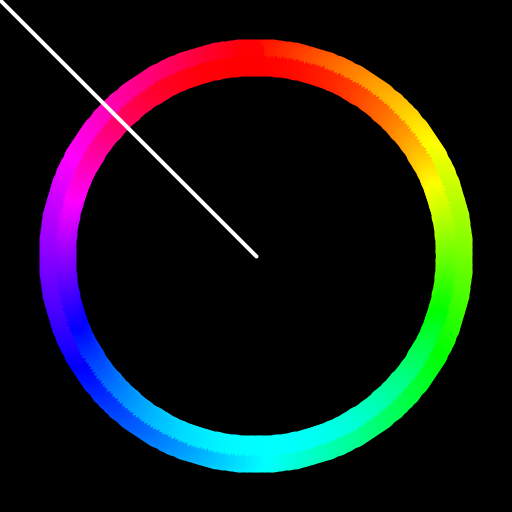
Frame 1 (no input)
Frame 60 (the mouse pressed at the canvas centre just before this capture): identical to frame 1, image omitted
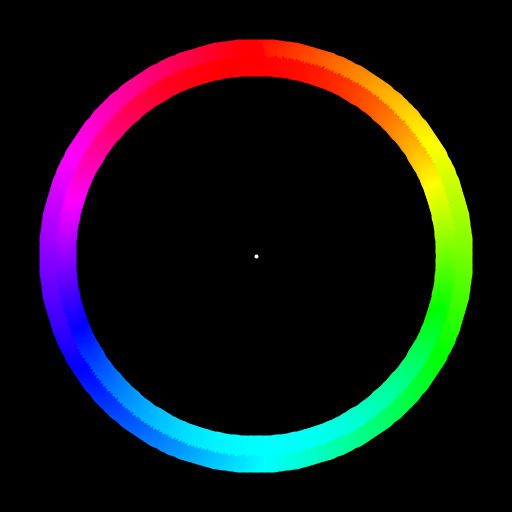
Frame 120 (the mouse held since frame 60 and released just before this capture)

The Processing sketch that drew these frames (run headless with seeded random() and noise(); from frame 60 on, the mouse is pressed at the canvas centre):

// Processing sketch: dot_product_angles
// ── dot_product_angles.pde
float angleNormalizedValues[];
float dotNormalizedValues[];
int res = 360;
int MAX = 0xFF;

void setup() {
  colorMode(HSB, MAX);
  size(512, 512);
  angleNormalizedValues = new float[res];
  dotNormalizedValues = new float[res];

  for (int i = 0; i < res; i++) {
    float alpha = (i * TWO_PI)/res;
    angleNormalizedValues[i] = map(alpha, 0, TWO_PI, 0, MAX);
    dotNormalizedValues[i] = getDotProductColor(alpha);
  }
}

void draw() {
  background(0);
  translate(width/2, height/2);

  rotate(-HALF_PI);
  strokeWeight(24);
  float radius = width / 2;
  float outerRad = radius * 0.8;
  float innerRad = radius * 0.75;
  for (int i = 0; i < res; i++) {
    float alpha = i * (TWO_PI/res);
    PVector p = getCartCoords(outerRad, alpha);
    stroke(angleNormalizedValues[i], MAX, MAX);
    point(p.x, p.y);
    p = getCartCoords(innerRad, alpha);
    stroke(dotNormalizedValues[i], MAX, MAX);
    point(p.x, p.y);
  }
  rotate(HALF_PI);

  stroke(0, 0, MAX);
  strokeWeight(4);

  int mx = mouseX - (width/2);
  int my = mouseY - (height/2);
  
  
  
  line(0, 0, mx, my);
}

PVector getCartCoords(float r, float a) {
  float x = r * cos(a);
  float y = r * sin(a);
  return new PVector(x, y);
}

float getDotProductColor(float a) {
  PVector basisVector = new PVector(1, 0);
  PVector myVector = getCartCoords(1, a);
  float d = basisVector.dot(myVector);
  float m = 0;
  if (a < HALF_PI) {
    m = map(d, 1, 0, 0, HALF_PI);
  } else if (a < PI) {
    m  = map(d, 0, -1, HALF_PI, PI);
  } else if (a < (3 * HALF_PI)) {
    m  = map(d, -1, 0, PI, (3 * HALF_PI));
  } else {
    m  = map(d, 0, 1, (3 * HALF_PI), TWO_PI);
  }
  return map(m, 0, TWO_PI, 0, 0xFF);
}
